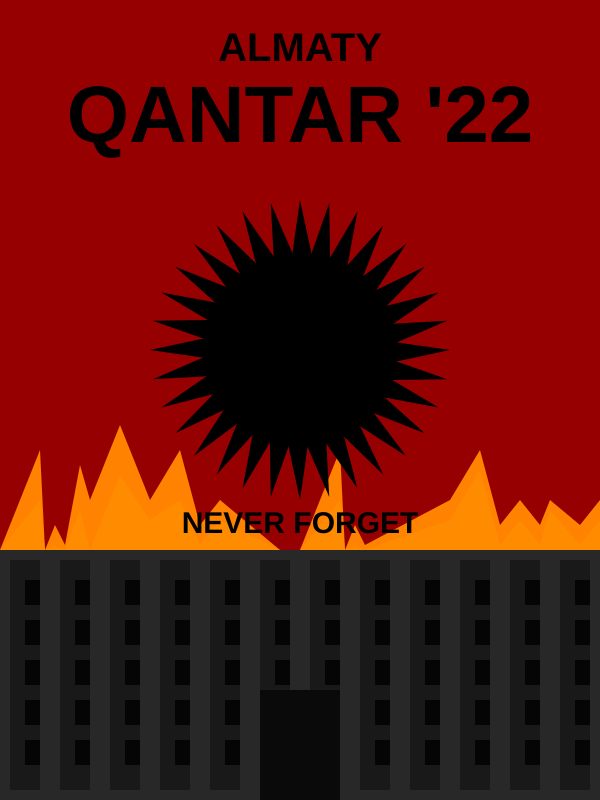
Frame 1 (no input)
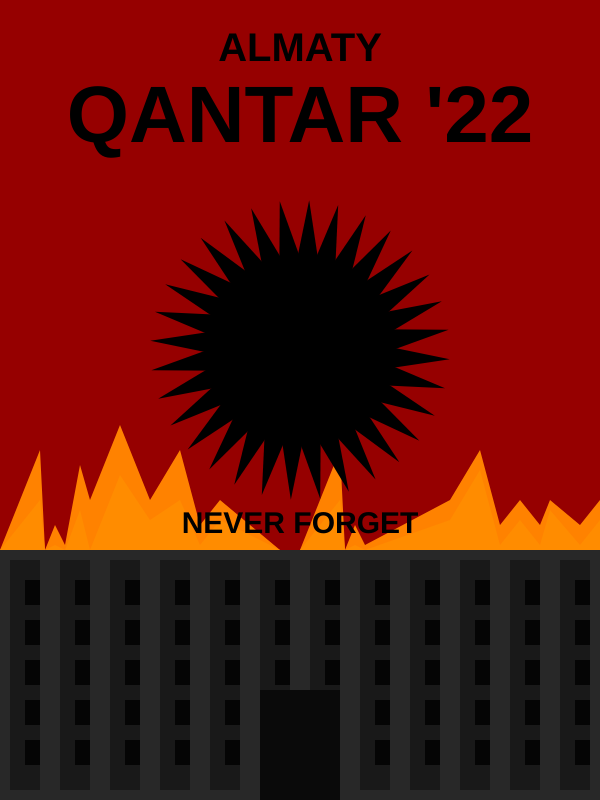
Frame 60 (no input)
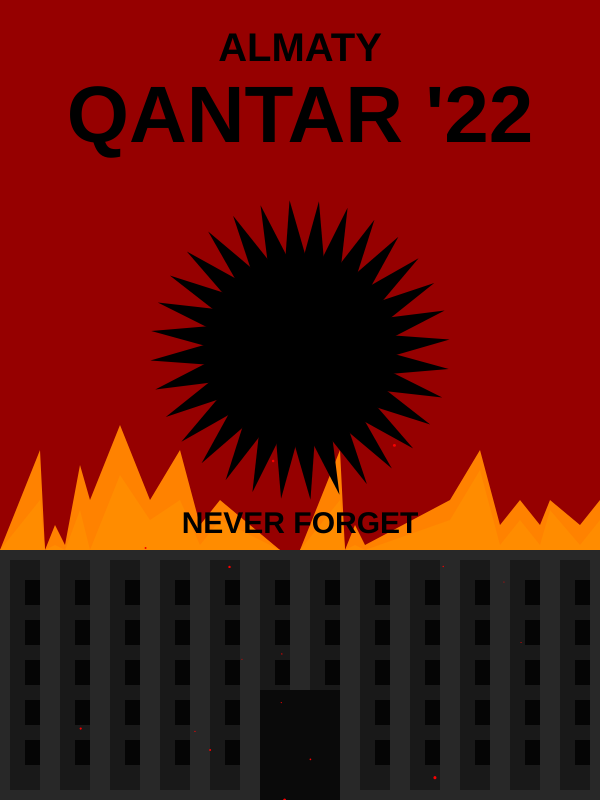
Frame 120 (the mouse pressed at the canvas centre since frame 60)

The p5.js sketch that drew these frames (run headless with seeded random() and noise() and a simulated clock; from frame 60 on, the mouse is pressed at the canvas centre):

// p5.js sketch
// ── sketch.js
let angle = 0;
let bloodDrops = [];

function setup() {
    createCanvas(600, 800);
    angleMode(DEGREES);
}

function draw() {
    background(150, 0, 0);

    fill(40, 40, 40);
    noStroke();
    rect(0, height - 250, width, 250);

    fill(25, 25, 25);
    let columnWidth = 30;
    let columnSpace = 50;
    for (let i = 0; i < width; i += columnSpace) {
        rect(i + 10, height - 240, columnWidth, 230);
    }
  

    fill(5, 5, 5);

    for (let y = height - 220; y < height - 40; y += 40) {
        for (let x = 25; x < width; x += 50) {
            rect(x, y, 15, 25);
        }
    }

    fill(10, 10, 10);
    rect(width/2 - 40, height - 110, 80, 120);


    textAlign(CENTER,CENTER);
    textSize(80);
    textStyle(BOLD);
    noStroke();
    

    fill(255, 130, 0);
    beginShape();
    vertex(0, height - 250);
    vertex(40, height - 350);
    vertex(45, height - 250);
    vertex(55, height - 275);
    vertex(65, height - 255);
    vertex(80, height - 335);
    vertex(90, height - 300);
    vertex(120, height - 375);
    vertex(150, height - 300);
    vertex(180, height - 350);
    vertex(200, height - 275);
    vertex(220, height - 300);
    vertex(280, height - 250);
    endShape(CLOSE);
  
     fill(255, 140, 0);
    beginShape();
    vertex(0, height - 250);
    vertex(40, height - 300);
    vertex(45, height - 250);
    vertex(55, height - 255);
    vertex(65, height - 250);
    vertex(80, height - 290);
    vertex(90, height - 250);
    vertex(120, height - 325);
    vertex(150, height - 280);
    vertex(180, height - 300);
    vertex(200, height - 255);
    vertex(220, height - 280);
    vertex(280, height - 250);
    endShape(CLOSE);
  
      fill(255, 130, 0);
    beginShape();
    vertex(300, height - 250);
    vertex(340, height - 350);
    vertex(345, height - 250);
    vertex(355, height - 275);
    vertex(365, height - 255);
    vertex(450, height - 300);
    vertex(480, height - 350);
    vertex(500, height - 275);
    vertex(520, height - 300);
    vertex(540, height - 275);
    vertex(550, height - 300);
    vertex(580, height - 275);
    vertex(600, height - 300);
    vertex(600, height - 250);
    endShape(CLOSE);
  
     fill(255, 140, 0);
    beginShape();
    vertex(300, height - 250);
    vertex(340, height - 300);
    vertex(345, height - 250);
    vertex(355, height - 255);
    vertex(365, height - 250);
    vertex(450, height - 280);
    vertex(480, height - 330);
    vertex(500, height - 255);
    vertex(520, height - 280);
    vertex(540, height - 255);
    vertex(550, height - 290);
    vertex(580, height - 255);
    vertex(600, height - 280);
    vertex(600, height - 250);
    endShape(CLOSE);
  
    fill(0);
    text("QANTAR '22", width/2, 120);
    textSize(40);
    textStyle(BOLD);
    let pattern = "ALMATY";
    text(pattern, width/2, 50);
  

    textSize(30);
    textStyle(BOLD);
    text("NEVER FORGET", width/2, height/2 + 125);
  
    push();
    translate(width/2, height/2 - 50);
    rotate(angle);

    fill(0);
    noStroke();
    circle(0,0, 180);
    let numRays = 32;
    for (let i = 0; i < numRays; i++) {
        push();
        rotate((360 / numRays) * i);
        triangle(0, 150, 20, 10, -30, 10);
      pop();
    }
    pop();
    angle += 0.25;
  
    for (let i = bloodDrops.length - 1; i >= 0; i--) {
        let drop = bloodDrops[i];
        
        fill(250, 0, 0);
        noStroke();
        circle(drop.x, drop.y, drop.size);
        
        drop.x += drop.vx;
        drop.y += drop.vy;
        drop.vy += 0.35; 
        drop.size *= 0.97;
        
        if (drop.size < 1) {
            bloodDrops.splice(i, 1);
        }
    }

  
}

function mousePressed() {
    let numDrops = random(10, 30);
    
    for (let i = 0; i < numDrops; i++) {
        let drop = {
            x: mouseX,
            y: mouseY,
            vx: random(-4, 4),
            vy: random(-10, -1),
            size: random(5, 20),
        };
        bloodDrops.push(drop);
    }
}
